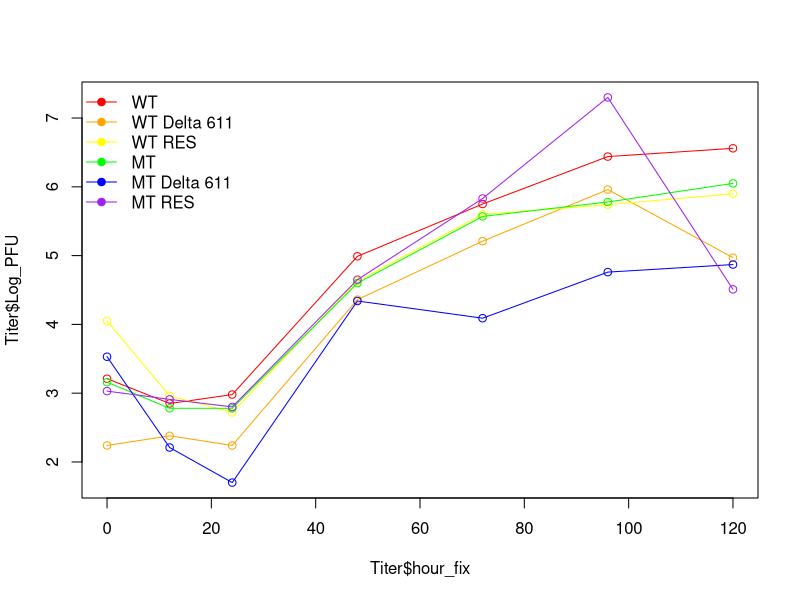

This chart was generated by the following R code:
#set wkdir
setwd("C:/Users/fmx398/Desktop/grad school/spring 2022/scripting for biologists/project")
library(ggplot2)
Titer=read.csv(file="Titers.csv")
summary(Titer)
install.packages("stringr") 
library("stringr") 

Titer$hour_fix <- str_remove_all(Titer$Hour, " hour")
Titer$hour_fix=as.numeric(Titer$hour_fix)

#ggplot(data=Titer, aes(x = hour_fix, y = Log_PFU, group = VIRUS))+
#  geom_line()

plot(Titer$Log_PFU~Titer$hour_fix, type="n")
#plot(Titer$hour_fix~Titer$Log_PFU, type="n")

###WT virus
lines(Titer$hour_fix[Titer$VIRUS=="WT"],Titer$Log_PFU[Titer$VIRUS=="WT"],
      col="red", type="o")

lines(Titer$hour_fix[Titer$VIRUS=="WT RES"],Titer$Log_PFU[Titer$VIRUS=="WT RES"],
      col="orange", type="o")

lines(Titer$hour_fix[Titer$VIRUS=="WT Delta 611"],Titer$Log_PFU[Titer$VIRUS=="WT Delta 611"],
      col="yellow", type="o")
####

####MutRHIM virus
lines(Titer$hour_fix[Titer$VIRUS=="MT"],Titer$Log_PFU[Titer$VIRUS=="MT"],
      col="green", type="o")

lines(Titer$hour_fix[Titer$VIRUS=="MT Delta 611"],Titer$Log_PFU[Titer$VIRUS=="MT Delta 611"],
      col="blue", type="o")

lines(Titer$hour_fix[Titer$VIRUS=="MT RES"],Titer$Log_PFU[Titer$VIRUS=="MT RES"],
      col="purple", type="o")
####

#legend(1.2, 0.7, c(paste0("Tree", seq(1,16))), cex=0.6, 
#       fill=colors, ncol = 2)

legend("topleft",c("WT","WT Delta 611","WT RES","MT","MT Delta 611","MT RES"),lty=1,pch=19, col=c("red","orange","yellow","green","blue","purple"),bty="n")



#plot.new()
#?plot

#?str_remove_all
#str_remove_all(DEI2, "%", "")

